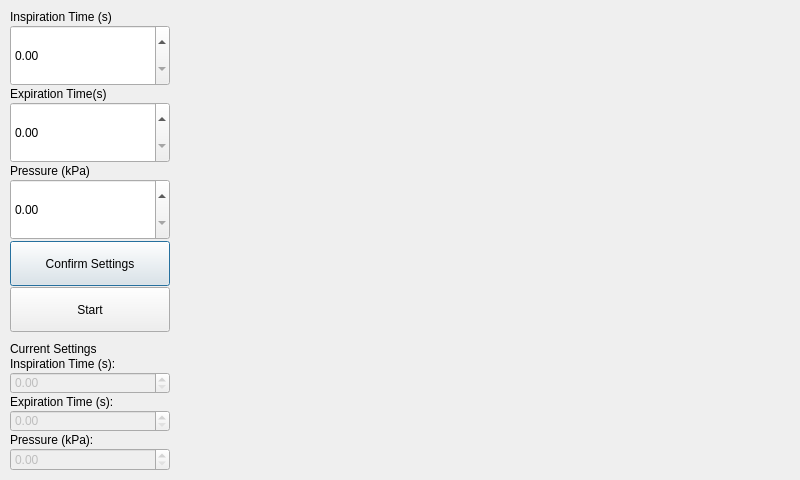
<?xml version="1.0" encoding="UTF-8"?>
<ui version="4.0">
 <class>Vent</class>
 <widget class="QDialog" name="Vent">
  <property name="geometry">
   <rect>
    <x>0</x>
    <y>0</y>
    <width>800</width>
    <height>480</height>
   </rect>
  </property>
  <property name="sizePolicy">
   <sizepolicy hsizetype="MinimumExpanding" vsizetype="Minimum">
    <horstretch>1</horstretch>
    <verstretch>1</verstretch>
   </sizepolicy>
  </property>
  <property name="windowTitle">
   <string>Vent</string>
  </property>
  <property name="autoFillBackground">
   <bool>false</bool>
  </property>
  <widget class="QWidget" name="verticalLayoutWidget">
   <property name="geometry">
    <rect>
     <x>180</x>
     <y>6</y>
     <width>611</width>
     <height>471</height>
    </rect>
   </property>
   <layout class="QVBoxLayout" name="vlgraphs"/>
  </widget>
  <widget class="QWidget" name="verticalLayoutWidget_2">
   <property name="geometry">
    <rect>
     <x>10</x>
     <y>10</y>
     <width>160</width>
     <height>461</height>
    </rect>
   </property>
   <layout class="QVBoxLayout" name="vlnewset">
    <property name="spacing">
     <number>1</number>
    </property>
    <item>
     <widget class="QLabel" name="label_5">
      <property name="text">
       <string>Inspiration Time (s)</string>
      </property>
     </widget>
    </item>
    <item>
     <widget class="QDoubleSpinBox" name="tnewinsp">
      <property name="minimumSize">
       <size>
        <width>111</width>
        <height>61</height>
       </size>
      </property>
     </widget>
    </item>
    <item>
     <widget class="QLabel" name="label_6">
      <property name="text">
       <string>Expiration Time(s)</string>
      </property>
     </widget>
    </item>
    <item>
     <widget class="QDoubleSpinBox" name="tnewexp">
      <property name="minimumSize">
       <size>
        <width>111</width>
        <height>61</height>
       </size>
      </property>
      <property name="singleStep">
       <double>0.100000000000000</double>
      </property>
     </widget>
    </item>
    <item>
     <widget class="QLabel" name="label_7">
      <property name="text">
       <string>Pressure (kPa)</string>
      </property>
     </widget>
    </item>
    <item>
     <widget class="QDoubleSpinBox" name="newpress">
      <property name="minimumSize">
       <size>
        <width>111</width>
        <height>61</height>
       </size>
      </property>
      <property name="sizeIncrement">
       <size>
        <width>0</width>
        <height>0</height>
       </size>
      </property>
     </widget>
    </item>
    <item>
     <widget class="QPushButton" name="bconfirm">
      <property name="minimumSize">
       <size>
        <width>110</width>
        <height>45</height>
       </size>
      </property>
      <property name="text">
       <string>Confirm Settings</string>
      </property>
     </widget>
    </item>
    <item>
     <widget class="QPushButton" name="bstart">
      <property name="minimumSize">
       <size>
        <width>110</width>
        <height>45</height>
       </size>
      </property>
      <property name="text">
       <string>Start</string>
      </property>
     </widget>
    </item>
    <item>
     <layout class="QVBoxLayout" name="vlcurrset">
      <property name="topMargin">
       <number>9</number>
      </property>
      <item>
       <widget class="QLabel" name="lcurrset">
        <property name="text">
         <string>Current Settings</string>
        </property>
       </widget>
      </item>
      <item>
       <widget class="QLabel" name="linsptime">
        <property name="text">
         <string>Inspiration Time (s):</string>
        </property>
       </widget>
      </item>
      <item>
       <widget class="QDoubleSpinBox" name="tcurrinsp">
        <property name="enabled">
         <bool>false</bool>
        </property>
        <property name="frame">
         <bool>true</bool>
        </property>
        <property name="keyboardTracking">
         <bool>true</bool>
        </property>
       </widget>
      </item>
      <item>
       <widget class="QLabel" name="lexptime">
        <property name="text">
         <string>Expiration Time (s):</string>
        </property>
       </widget>
      </item>
      <item>
       <widget class="QDoubleSpinBox" name="tcurrexp">
        <property name="enabled">
         <bool>false</bool>
        </property>
        <property name="frame">
         <bool>true</bool>
        </property>
        <property name="keyboardTracking">
         <bool>true</bool>
        </property>
       </widget>
      </item>
      <item>
       <widget class="QLabel" name="lpress">
        <property name="text">
         <string>Pressure (kPa):</string>
        </property>
       </widget>
      </item>
      <item>
       <widget class="QDoubleSpinBox" name="currpress">
        <property name="enabled">
         <bool>false</bool>
        </property>
        <property name="frame">
         <bool>true</bool>
        </property>
        <property name="keyboardTracking">
         <bool>true</bool>
        </property>
       </widget>
      </item>
     </layout>
    </item>
   </layout>
  </widget>
 </widget>
 <resources/>
 <connections/>
</ui>
